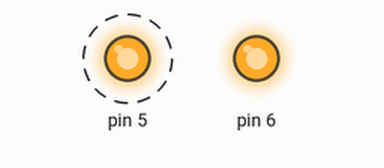
Recording of a sketch running on a simulated Arduino Uno, built with avr-gcc and run on an emulated ATmega328P. Shown: output pins drawn as LEDs (lit = HIGH). Dashed ring = blinking. What the sketch prints to the serial monitor is not drawn.

Above: at 0.5 s.
Timing chart, 0 to 3.0 s (numbered marks = the images above):
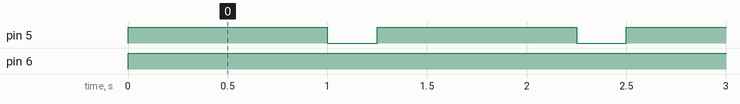

The sketch:

v01.ino
```cpp
void setup(){
  Serial.begin(9600);
  pinMode(5, OUTPUT);
  pinMode(6, OUTPUT);
  pinMode(7, INPUT);
}
void stop() {
  Serial.write("stop\n");
  digitalWrite(5, LOW); digitalWrite(6, LOW);
}

void left() {
  Serial.write("left\n");
  digitalWrite(5, LOW); digitalWrite(6, HIGH);
}

void front() {
  Serial.write("front\n");
  digitalWrite(5, HIGH); digitalWrite(6, HIGH);
}

void right() {
  Serial.write("right\n");
  digitalWrite(5, HIGH); digitalWrite(6, LOW);
}

bool isOn = true;

void loop() {
  front();
  delay(1000);
  left();
  delay(250);
}
```

Measured:
- by itself, pin 5: alternates HIGH for 1.0 s and LOW for 0.25 s
- by itself, pin 6: LOW → HIGH at 0.00 s
